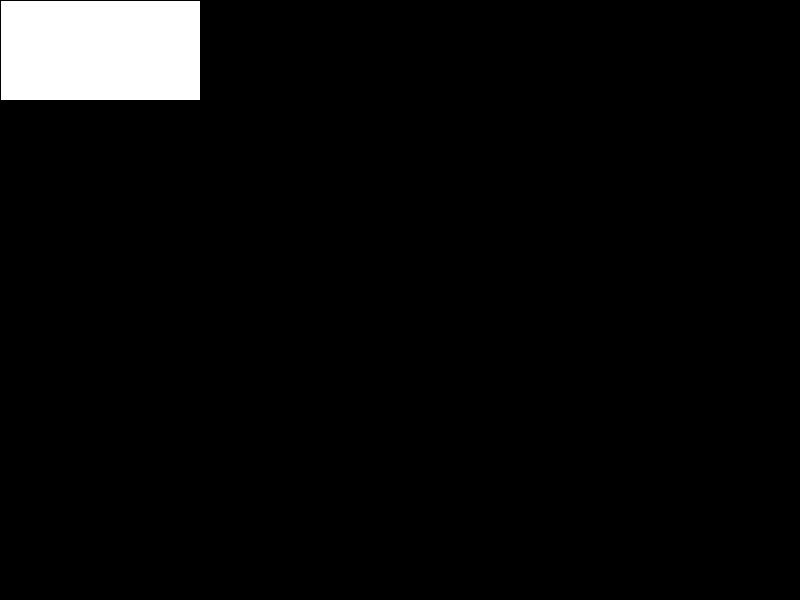
Frame 1 (no input)
Frame 60 (the mouse pressed at the canvas centre just before this capture): identical to frame 1, image omitted
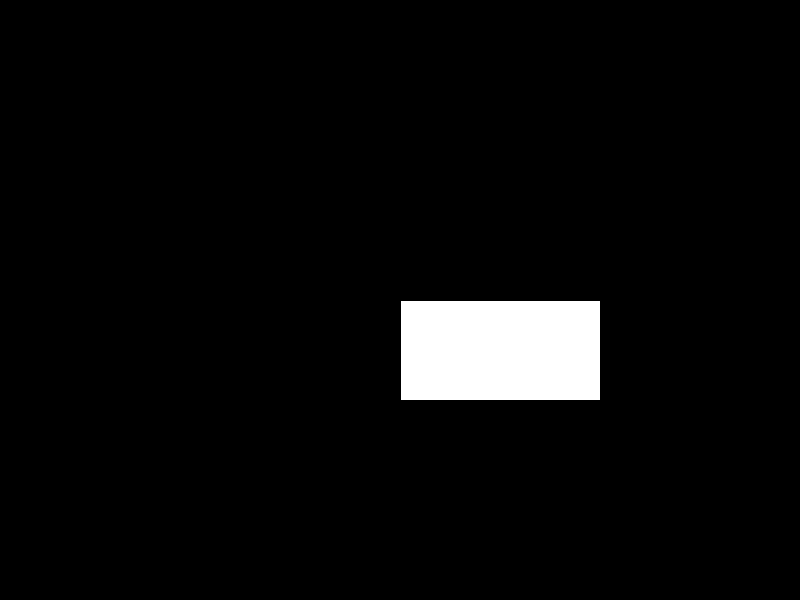
Frame 120 (the mouse held since frame 60 and released just before this capture)

The Processing sketch that drew these frames (run headless with seeded random() and noise(); from frame 60 on, the mouse is pressed at the canvas centre):

// Processing sketch: HelloRectangle
// ── HelloRectangle.pde

void setup(){
  size(800, 600);
}
//This is a comment
void draw(){
  background(0);
  rect(mouseX, mouseY, 200, 100);
}
